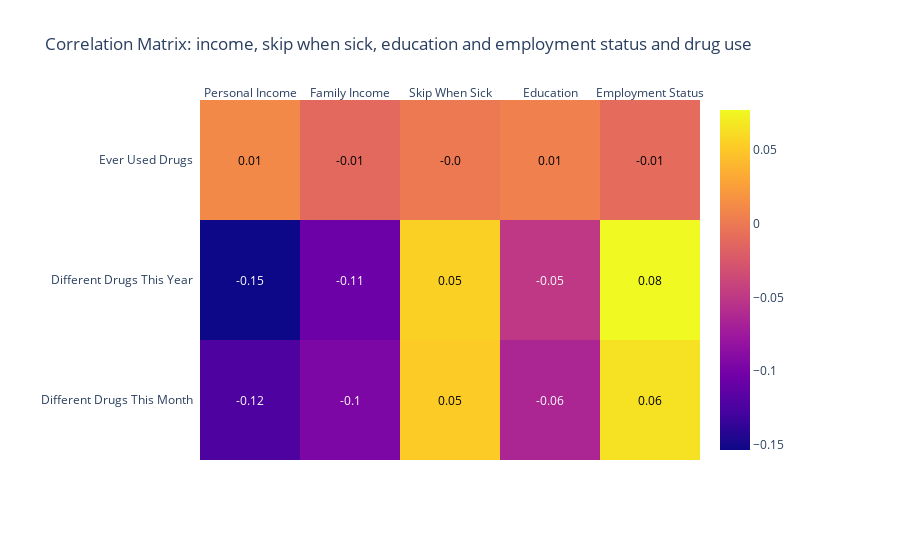

The notebook cell this image was saved under:
### Markdown cell above
Our expectations beforehand were that people with lower incomes are more likely to have used different types of drugs based on their economic and social circumstances. We also expected a correlation between employment status, sick leave and drug use. However, something else appears to emerge from the correlation plot based on our data. First, we only looked at the correlation between 'Ever Used Drugs' and 'Personal Income', 'Family Income', 'Education', 'Skip When Sick', and 'Employment Status'. However, we soon found that there was no correlation. That is why we finally added 'Different Drugs This Year' and 'Different Drugs This Month' to see if our expectations that we had in the beginning are correct. As can be seen from the correlation plot, there is no clear correlation between the variety of drug use and the socio-economic factors.

### Code cell
import plotly.figure_factory as ff

df = pd.read_csv('nsduh_workforce_adults.csv')

drug_related_columns = ['countofdrugs_month', 'countofdrugs_year', 'countofdrugs_ever']
other_columns = ['PersonalIncome', 'FamilyIncome', 'SkipSick', 'education', 'EmploymentStatus']

custom_drug_related_names = ['Different Drugs This Month', 'Different Drugs This Year', 'Ever Used Drugs']
custom_other_names = ['Personal Income', 'Family Income', 'Skip When Sick', 'Education', 'Employment Status']

partial_corr_matrix = df[drug_related_columns + other_columns].corr().loc[drug_related_columns, other_columns]

fig = ff.create_annotated_heatmap(
    z=partial_corr_matrix.values,
    x=custom_other_names,
    y=custom_drug_related_names,
    annotation_text=partial_corr_matrix.round(2).values,
    showscale=True
)

fig.update_layout(
    title='Correlation Matrix: income, skip when sick, education and employment status and drug use',
    margin=dict(l=200, r=200, t=100, b=100)
)

fig.show()

#helped by the gpt-4 prompt: Make a correlation matrix based on the following dataset (which was provided) 
# for the variables: 'countofdrugs_month', 'countofdrugs_year', 'countofdrugs_ever', 
# 'personalincome', 'familyincome', 'skipsick', 'education', 'employmentstatus'

### Figure 1 — Plotly figure (JSON) as saved in the notebook; plotly's stock layout.template omitted (floating-point values rounded to 4 significant figures)
{"data": [{"colorscale": [[0, "#0d0887"], [0.1111, "#46039f"], [0.2222, "#7201a8"], [0.3333, "#9c179e"], [0.4444, "#bd3786"], [0.5556, "#d8576b"], [0.6667, "#ed7953"], [0.7778, "#fb9f3a"], [0.8889, "#fdca26"], [1, "#f0f921"]], "reversescale": false, "showscale": true, "type": "heatmap", "x": ["Personal Income", "Family Income", "Skip When Sick", "Education", "Employment Status"], "y": ["Different Drugs This Month", "Different Drugs This Year", "Ever Used Drugs"], "z": [[-0.1233, -0.09548, 0.05176, -0.06459, 0.06435], [-0.1533, -0.1057, 0.05444, -0.04989, 0.07687], [0.01114, -0.01157, -0.0001993, 0.005078, -0.009402]]}], "layout": {"annotations": [{"font": {"color": "#FFFFFF"}, "showarrow": false, "text": "-0.12", "x": "Personal Income", "xref": "x", "y": "Different Drugs This Month", "yref": "y"}, {"font": {"color": "#FFFFFF"}, "showarrow": false, "text": "-0.1", "x": "Family Income", "xref": "x", "y": "Different Drugs This Month", "yref": "y"}, {"font": {"color": "#000000"}, "showarrow": false, "text": "0.05", "x": "Skip When Sick", "xref": "x", "y": "Different Drugs This Month", "yref": "y"}, {"font": {"color": "#FFFFFF"}, "showarrow": false, "text": "-0.06", "x": "Education", "xref": "x", "y": "Different Drugs This Month", "yref": "y"}, {"font": {"color": "#000000"}, "showarrow": false, "text": "0.06", "x": "Employment Status", "xref": "x", "y": "Different Drugs This Month", "yref": "y"}, {"font": {"color": "#FFFFFF"}, "showarrow": false, "text": "-0.15", "x": "Personal Income", "xref": "x", "y": "Different Drugs This Year", "yref": "y"}, {"font": {"color": "#FFFFFF"}, "showarrow": false, "text": "-0.11", "x": "Family Income", "xref": "x", "y": "Different Drugs This Year", "yref": "y"}, {"font": {"color": "#000000"}, "showarrow": false, "text": "0.05", "x": "Skip When Sick", "xref": "x", "y": "Different Drugs This Year", "yref": "y"}, {"font": {"color": "#FFFFFF"}, "showarrow": false, "text": "-0.05", "x": "Education", "xref": "x", "y": "Different Drugs This Year", "yref": "y"}, {"font": {"color": "#000000"}, "showarrow": false, "text": "0.08", "x": "Employment Status", "xref": "x", "y": "Different Drugs This Year", "yref": "y"}, {"font": {"color": "#000000"}, "showarrow": false, "text": "0.01", "x": "Personal Income", "xref": "x", "y": "Ever Used Drugs", "yref": "y"}, {"font": {"color": "#000000"}, "showarrow": false, "text": "-0.01", "x": "Family Income", "xref": "x", "y": "Ever Used Drugs", "yref": "y"}, {"font": {"color": "#000000"}, "showarrow": false, "text": "-0.0", "x": "Skip When Sick", "xref": "x", "y": "Ever Used Drugs", "yref": "y"}, {"font": {"color": "#000000"}, "showarrow": false, "text": "0.01", "x": "Education", "xref": "x", "y": "Ever Used Drugs", "yref": "y"}, {"font": {"color": "#000000"}, "showarrow": false, "text": "-0.01", "x": "Employment Status", "xref": "x", "y": "Ever Used Drugs", "yref": "y"}], "margin": {"b": 100, "l": 200, "r": 200, "t": 100}, "title": {"text": "Correlation Matrix: income, skip when sick, education and employment status and drug use"}, "xaxis": {"dtick": 1, "gridcolor": "rgb(0, 0, 0)", "side": "top", "ticks": ""}, "yaxis": {"dtick": 1, "ticks": "", "ticksuffix": "  "}}}
